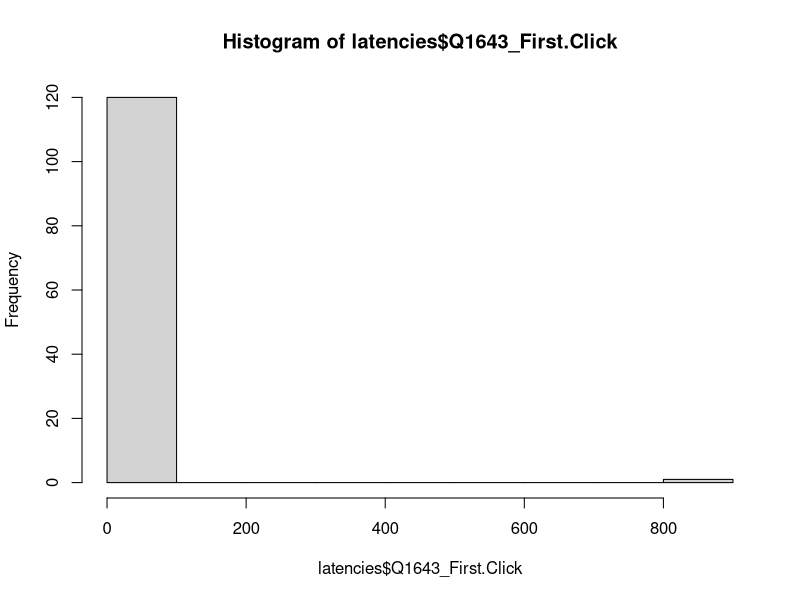
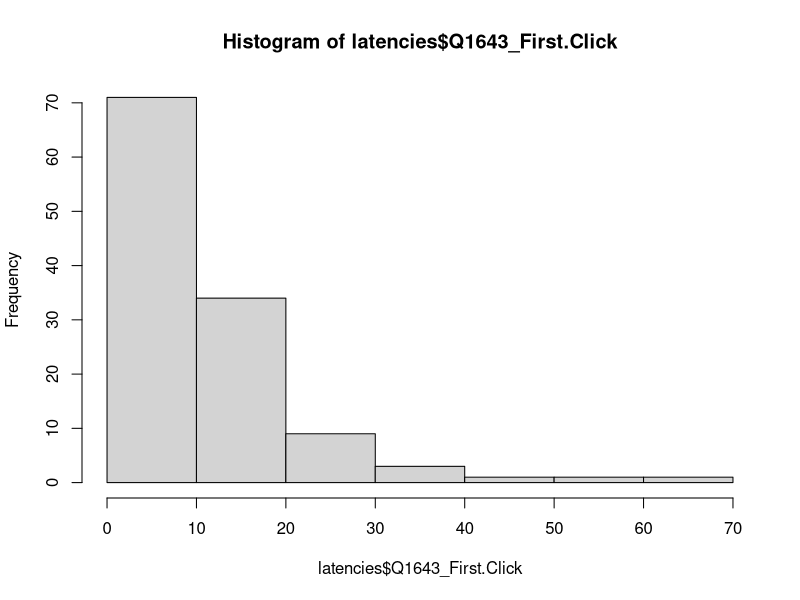

The R script that drew these images, in order:
## Script to just look at latencies and whether they can be salvaged at all

## Should also look at original files for potential salvaging

latencies <- read.csv("Reduced_scale.csv")

latencies$Q1643_First.Click <- as.numeric(as.character(latencies$Q1643_First.Click))
hist(latencies$Q1643_First.Click)

library(data.table)
## creating function for outliers 
outlierReplace = function(dataframe, cols, rows, newValue = NA) {
  if (any(rows)) {
    set(dataframe, rows, cols, newValue)
  }
}

# same variable without outliers
outlierReplace(latencies, "Q1643_First.Click", which(latencies$Q1643_First.Click > 600), NA )
hist(latencies$Q1643_First.Click)

# online version of K&T

# This shorter version was created since we noticed participants were clicking mindlessly through the 300 item 
# version of the Kuncel & Tellegen assessment. We reviewed the items' from the Minnesota data and we selected the items
# that followed the expected distributions or linearity of the responses. We selected 3 items for each possible 
# response. 

library(readxl)
X15Item <- read_excel("15Item.xlsx", skip = 1)
View(X15Item)
